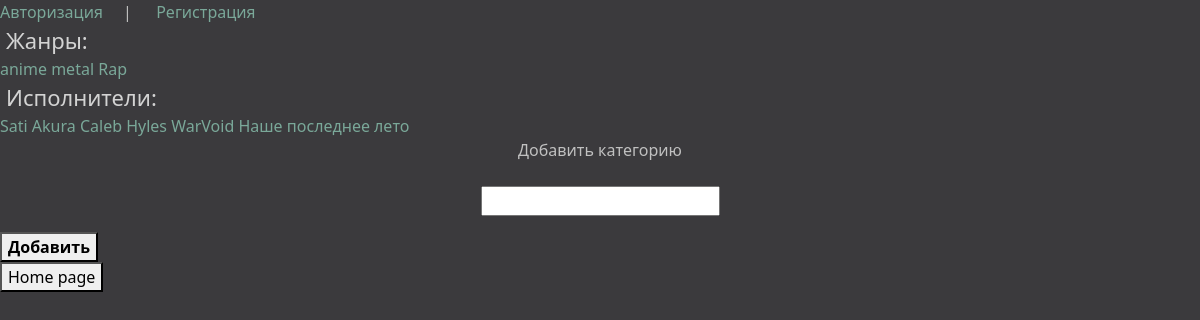
/songs/addCategory/, run on the app's committed database.
### funfacts/models.py (models this page shows, shortened)
class Category(models.Model):
	name = models.CharField(max_length = 255, db_index = True)
	slug = models.SlugField(max_length=255, db_index = True, null = True)
	def get_absolute_url(self):
		return reverse('category', kwargs={'cat_slug': self.slug})

class Author(models.Model):
	name = models.CharField(max_length = 255)
	slug= models.SlugField(max_length=255,db_index = True, unique = True)
	def get_absolute_url(self):
		return reverse('author', kwargs={'author_slug': self.slug})

### funfacts/views.py (the view)
# urls.py: path('songs/addCategory/', views.addCategory.as_view(), name = 'addCategory'),
class addCategory(DataMixin, CreateView):
	form_class = AddCategoryForm
	template_name = 'funfacts/add_category.html'
	success_url = reverse_lazy('home')
	def get_context_data(self,*,object_list = None, **kwargs):
		context = super().get_context_data(**kwargs)
		c_def = self.get_user_context(title = 'Добавить категорию')
		return dict(list(context.items())+list(c_def.items()))

### funfacts/forms.py
class AddCategoryForm(forms.ModelForm):
	name =  forms.CharField(label = "Добавить категорию")
	class Meta:
		model = Category
		fields = ['name',]

### funfacts/templatetags/funfacts_tags.py (called while the page is built)
@register.inclusion_tag('funfacts/list_authors.html')
def show_authors(sort=None, author_selected=0, category_selected=0):
	if not sort:
		authors = Author.objects.all()
		category = Category.objects.all()
	else:
		authors = Author.objects.order_by(sort)
		category = Category.objects.order_by(sort)
	return {"authors":authors, "author_selected":author_selected, "cats":category, "category_selected":category_selected}

### funfacts/utils.py (called while the page is built)
	def get_user_context(self, **kwargs):
		context = kwargs
		author = Author.objects.all()
		cats = Category.objects.all()
		context['author']=author
		context['cats'] = cats
		if 'author_selected' not in context:
			context['author_selected']=0
		elif 'category_selected' not in context:
			context['category_selected'] = 0
		return context

### funfacts/templates/funfacts/add_category.html (shortened to what this page needs)
{%extends 'funfacts/base.html'%}
{%block content%}
<form method="post">
	<div class="registration">
	{%for f in form%}
<p align="center"><label class = 'form-label' for = "{{ f.id_for_label}}">{{f.label}}</p><p align="center"></label>{{f}}</p>
	{%endfor%}
		<button type="submit" class="user"> <b>Добавить</b></button>
</form></div>
{%endblock%}

### funfacts/templates/funfacts/list_authors.html
<nav class="side_text">Жанры:</nav>
{%for cat in cats%}
{%if cat.pk == category_selected%}
<a  id = 'aub' href="{{cat.get_absolute_url}}">{{cat.name}} g</a>
{%elif cat.pk <= category_selected|add:2 and cat.pk >= category_selected|add:-2 %}
<a href="{{cat.get_absolute_url}}" class="authors">{{cat.name}}</a>
{%elif category_selected == 0 and cat.pk <= 4 %}
<a href="{{cat.get_absolute_url}}" class="authors">{{cat.name}}</a>
	{%endif%}
{%endfor%}
<nav class="side_text">Исполнители: </nav>
{%for author in authors%}
{%if author.pk == author_selected%}
<a  id = 'aub' href="{{author.get_absolute_url}}">{{author.name}}</a>
{%elif author.pk <= author_selected|add:2 and author.pk >= author_selected|add:-2 %}
<a href="{{author.get_absolute_url}}" class="authors">{{author.name}}</a>
{%elif author_selected == 0 and author.pk <= 4 %}
<a href="{{author.get_absolute_url}}" class="authors">{{author.name}}</a>
	{%endif%}
{%endfor%}

### funfacts/static/funfacts/css/styles.css (style rules this page uses)
body { background: #3B3A3D; color: #C0C0C0; }
a { transition: all 1s; text-decoration: none; color: #7AA899; }
.side_text { font-size: 22px; padding-left: 6px; color: lightgray; }

### data on the page
Category: name "anime"
Category: name "metal"
Category: name "Rap"
Author: name "Sati Akura"
Author: name "Caleb Hyles"
Author: name "WarVoid"
Author: name "Наше последнее лето"

### other printed values
{{ f.label }} "Добавить категорию"
